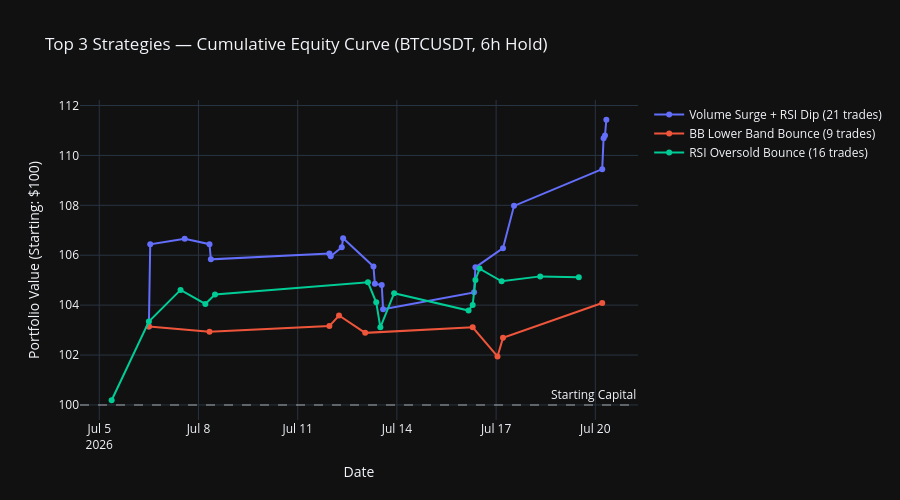

The notebook cell this image was saved under:
### Markdown cell above
## 8. Deep Dive: Top 3 Strategies — Equity Curves

### Code cell
# Plot cumulative equity curve for top 3 strategies on BTC (6h hold)
top_3 = df_6h.head(3)['Strategy'].tolist()
hold = 6
btc_df = datasets.get('BTCUSDT')

if btc_df is not None:
    fig = go.Figure()
    
    for strat_name in top_3:
        fn = STRATEGIES[strat_name]['fn']
        direction = STRATEGIES[strat_name]['direction']
        signals = fn(btc_df)
        
        df_temp = btc_df.copy()
        df_temp['future_close'] = df_temp['close'].shift(-hold)
        if direction == 'LONG':
            df_temp['trade_return'] = ((df_temp['future_close'] - df_temp['close']) / df_temp['close']) * 100
        else:
            df_temp['trade_return'] = ((df_temp['close'] - df_temp['future_close']) / df_temp['close']) * 100
        
        trade_data = df_temp[signals].dropna(subset=['trade_return'])
        
        if len(trade_data) > 0:
            equity = (1 + trade_data['trade_return'] / 100).cumprod() * 100
            fig.add_trace(go.Scatter(
                x=trade_data['open_time'],
                y=equity.values,
                mode='lines+markers',
                name=f'{strat_name} ({len(trade_data)} trades)',
                line=dict(width=2)
            ))
    
    fig.add_hline(y=100, line_dash='dash', line_color='white', opacity=0.3, annotation_text='Starting Capital')
    fig.update_layout(
        title='Top 3 Strategies — Cumulative Equity Curve (BTCUSDT, 6h Hold)',
        yaxis_title='Portfolio Value (Starting: $100)',
        xaxis_title='Date',
        height=500,
        template='plotly_dark'
    )
    fig.show()
else:
    print('BTCUSDT data not available for equity curve.')

### Figure 1 — Plotly figure (JSON) as saved in the notebook; plotly's stock layout.template omitted (floating-point values rounded to 4 significant figures)
{"data": [{"line": {"width": 2}, "mode": "lines+markers", "name": "Volume Surge + RSI Dip (21 trades)", "type": "scatter", "x": ["2026-07-06T12:00:00.000", "2026-07-06T13:00:00.000", "2026-07-07T14:00:00.000", "2026-07-08T08:00:00.000", "2026-07-08T09:00:00.000", "2026-07-11T23:00:00.000", "2026-07-12T00:00:00.000", "2026-07-12T08:00:00.000", "2026-07-12T09:00:00.000", "2026-07-13T07:00:00.000", "2026-07-13T08:00:00.000", "2026-07-13T13:00:00.000", "2026-07-13T14:00:00.000", "2026-07-16T08:00:00.000", "2026-07-16T09:00:00.000", "2026-07-17T05:00:00.000", "2026-07-17T13:00:00.000", "2026-07-20T05:00:00.000", "2026-07-20T06:00:00.000", "2026-07-20T07:00:00.000", "2026-07-20T08:00:00.000"], "y": [103.1, 106.4, 106.7, 106.4, 105.8, 106.1, 106.0, 106.3, 106.7, 105.5, 104.9, 104.8, 103.8, 104.5, 105.5, 106.3, 108.0, 109.4, 110.7, 110.8, 111.4]}, {"line": {"width": 2}, "mode": "lines+markers", "name": "BB Lower Band Bounce (9 trades)", "type": "scatter", "x": ["2026-07-06T12:00:00.000", "2026-07-08T08:00:00.000", "2026-07-11T23:00:00.000", "2026-07-12T06:00:00.000", "2026-07-13T01:00:00.000", "2026-07-16T07:00:00.000", "2026-07-17T01:00:00.000", "2026-07-17T05:00:00.000", "2026-07-20T05:00:00.000"], "y": [103.1, 102.9, 103.2, 103.6, 102.9, 103.1, 101.9, 102.7, 104.1]}, {"line": {"width": 2}, "mode": "lines+markers", "name": "RSI Oversold Bounce (16 trades)", "type": "scatter", "x": ["2026-07-05T09:00:00.000", "2026-07-06T12:00:00.000", "2026-07-07T11:00:00.000", "2026-07-08T05:00:00.000", "2026-07-08T12:00:00.000", "2026-07-13T03:00:00.000", "2026-07-13T09:00:00.000", "2026-07-13T12:00:00.000", "2026-07-13T22:00:00.000", "2026-07-16T04:00:00.000", "2026-07-16T07:00:00.000", "2026-07-16T09:00:00.000", "2026-07-16T12:00:00.000", "2026-07-17T04:00:00.000", "2026-07-18T08:00:00.000", "2026-07-19T12:00:00.000"], "y": [100.2, 103.3, 104.6, 104.0, 104.4, 104.9, 104.1, 103.1, 104.5, 103.8, 104.0, 105.0, 105.5, 105.0, 105.2, 105.1]}], "layout": {"annotations": [{"showarrow": false, "text": "Starting Capital", "x": 1, "xanchor": "right", "xref": "x domain", "y": 100, "yanchor": "bottom", "yref": "y"}], "height": 500, "shapes": [{"line": {"color": "white", "dash": "dash"}, "opacity": 0.3, "type": "line", "x0": 0, "x1": 1, "xref": "x domain", "y0": 100, "y1": 100, "yref": "y"}], "title": {"text": "Top 3 Strategies — Cumulative Equity Curve (BTCUSDT, 6h Hold)"}, "xaxis": {"title": {"text": "Date"}}, "yaxis": {"title": {"text": "Portfolio Value (Starting: $100)"}}}}
